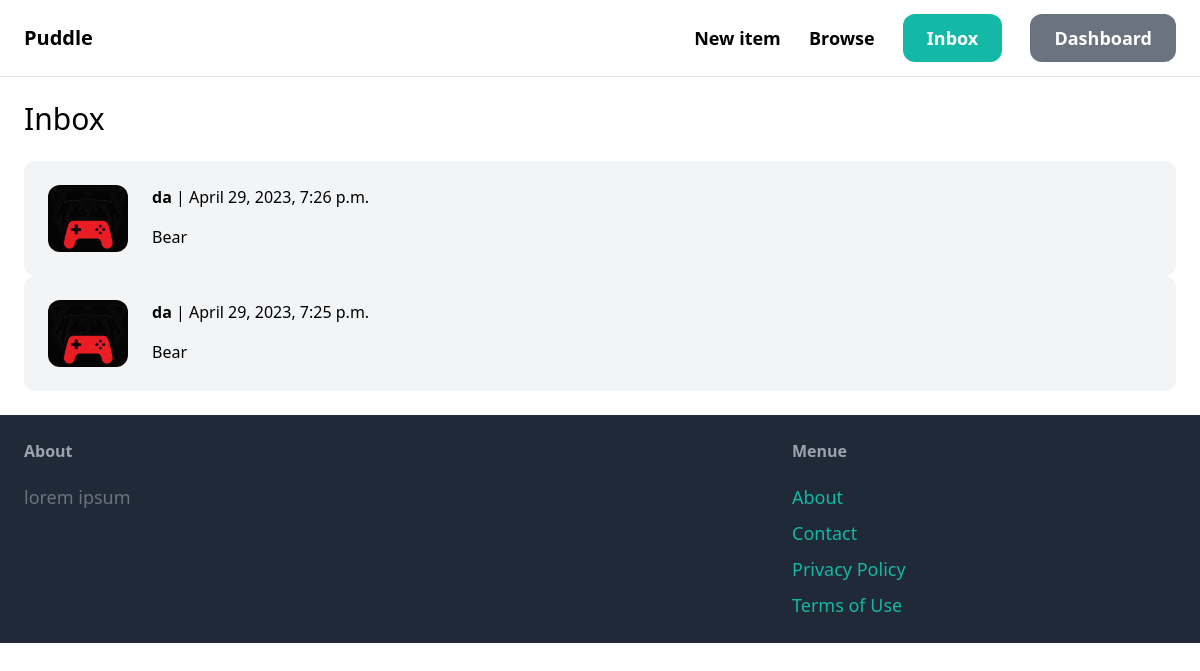
The page /inbox/ (signed in) on the database its author committed.
### conversation/models.py (models this page shows)
class Conversation(models.Model):
    item = models.ForeignKey(Item, related_name='conversations', on_delete=models.CASCADE)
    members = models.ManyToManyField(User, related_name='conversations')
    created_at = models.DateTimeField(auto_now_add=True)
    modified_at = models.DateTimeField(auto_now=True)
    class Meta:
        ordering = ('-modified_at',)

### item/models.py (models this page shows, shortened)
class Item(models.Model):
    category = models.ForeignKey(Category, related_name='items', on_delete=models.CASCADE)
    name = models.CharField(max_length=255)
    description = models.TextField(blank=True, null=True)
    price = models.FloatField()
    image = models.ImageField(upload_to='item_images', blank=True, null=True)
    is_sold = models.BooleanField(default=False)
    created_by = models.ForeignKey(User, related_name='items', on_delete=models.CASCADE)
    created_at = models.DateTimeField(auto_now_add=True)
    class Meta:
        ordering = ('name',)

### conversation/views.py (the view)
# urls.py: path('', views.inbox, name='inbox'),
@login_required
def inbox(request):
    conversations = Conversation.objects.filter(members__in=[request.user.id])
    return render(request, 'conversation/inbox.html',{
        'conversations': conversations
    })

### conversation/templates/conversation/inbox.html (shortened to what this page needs)
{% extends 'core/base.html' %}
{% block content %}
<h1 class="mb-6 text-3xl">Inbox</h1>
<div class="space-y-6">
    {% for conversation in conversations %}
        <a href="{% url 'conversation:detail' conversation.id %}">
            <div class='p-6 flex bg-gray-100 rounded-xl'>
                <div class="pr-6">
                    <img src="{{conversation.item.image.url}}" class="w-20 rounded-xl">
                </div>
                <div>
                    {% for member in conversation.members.all %}
                        {% if member != request.user %}
                            <p class="mb-4"><strong>{{member.username}}</strong> | {{ conversation.modified_at}}</p>
                            <p>{{ conversation.item.name}}</p>
                        {% endif %}
                    {% endfor %}
                </div>
            </div>
        </a>
    {% endfor %}
</div>
{% endblock %}

### rows shown on the page
Conversation: item.image (picture), modified_at "April 29, 2023, 7:26 p.m.", item.name "Bear"
Conversation: item.image (picture), modified_at "April 29, 2023, 7:25 p.m.", item.name "Bear"

### other values the page prints
{{ member.username }} "da"
